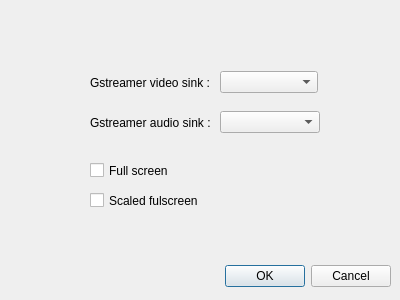
<?xml version="1.0" encoding="UTF-8"?>
<ui version="4.0">
 <class>GstPlayerProfilDialog</class>
 <widget class="QDialog" name="GstPlayerProfilDialog">
  <property name="geometry">
   <rect>
    <x>0</x>
    <y>0</y>
    <width>400</width>
    <height>300</height>
   </rect>
  </property>
  <property name="windowTitle">
   <string>Dialog</string>
  </property>
  <widget class="QDialogButtonBox" name="buttonBox">
   <property name="geometry">
    <rect>
     <x>50</x>
     <y>260</y>
     <width>341</width>
     <height>32</height>
    </rect>
   </property>
   <property name="orientation">
    <enum>Qt::Horizontal</enum>
   </property>
   <property name="standardButtons">
    <set>QDialogButtonBox::Cancel|QDialogButtonBox::Ok</set>
   </property>
  </widget>
  <widget class="QCheckBox" name="fsCheckBox">
   <property name="geometry">
    <rect>
     <x>90</x>
     <y>160</y>
     <width>101</width>
     <height>21</height>
    </rect>
   </property>
   <property name="toolTip">
    <string>Start the video in fullscreen mode</string>
   </property>
   <property name="text">
    <string>Full screen</string>
   </property>
  </widget>
  <widget class="QCheckBox" name="sfscheckBox">
   <property name="geometry">
    <rect>
     <x>90</x>
     <y>190</y>
     <width>141</width>
     <height>21</height>
    </rect>
   </property>
   <property name="toolTip">
    <string>&lt;html&gt;&lt;head/&gt;&lt;body&gt;&lt;p&gt;The video is scaled to the screen size before rendering insteed of the videosink scale the result himselft (may produce slower performance/crash)&lt;/p&gt;&lt;/body&gt;&lt;/html&gt;</string>
   </property>
   <property name="text">
    <string>Scaled fulscreen</string>
   </property>
  </widget>
  <widget class="QWidget" name="">
   <property name="geometry">
    <rect>
     <x>90</x>
     <y>70</y>
     <width>228</width>
     <height>25</height>
    </rect>
   </property>
   <layout class="QHBoxLayout" name="horizontalLayout">
    <item>
     <widget class="QLabel" name="label">
      <property name="text">
       <string>Gstreamer video sink : </string>
      </property>
     </widget>
    </item>
    <item>
     <widget class="QComboBox" name="videoSinkComboBox"/>
    </item>
   </layout>
  </widget>
  <widget class="QWidget" name="">
   <property name="geometry">
    <rect>
     <x>90</x>
     <y>110</y>
     <width>230</width>
     <height>25</height>
    </rect>
   </property>
   <layout class="QHBoxLayout" name="horizontalLayout_2">
    <item>
     <widget class="QLabel" name="label_2">
      <property name="text">
       <string>Gstreamer audio sink : </string>
      </property>
     </widget>
    </item>
    <item>
     <widget class="QComboBox" name="audioSinkComboBox"/>
    </item>
   </layout>
  </widget>
  <zorder>buttonBox</zorder>
  <zorder>videoSinkComboBox</zorder>
  <zorder>label</zorder>
  <zorder>label_2</zorder>
  <zorder>audioSinkComboBox</zorder>
  <zorder>label</zorder>
  <zorder>fsCheckBox</zorder>
  <zorder>sfscheckBox</zorder>
 </widget>
 <resources/>
 <connections>
  <connection>
   <sender>buttonBox</sender>
   <signal>accepted()</signal>
   <receiver>GstPlayerProfilDialog</receiver>
   <slot>accept()</slot>
   <hints>
    <hint type="sourcelabel">
     <x>248</x>
     <y>254</y>
    </hint>
    <hint type="destinationlabel">
     <x>157</x>
     <y>274</y>
    </hint>
   </hints>
  </connection>
  <connection>
   <sender>buttonBox</sender>
   <signal>rejected()</signal>
   <receiver>GstPlayerProfilDialog</receiver>
   <slot>reject()</slot>
   <hints>
    <hint type="sourcelabel">
     <x>316</x>
     <y>260</y>
    </hint>
    <hint type="destinationlabel">
     <x>286</x>
     <y>274</y>
    </hint>
   </hints>
  </connection>
 </connections>
</ui>
